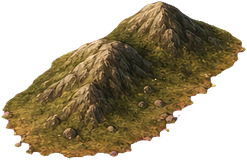
#> input picture assets/painted/hills/0.png, 247 x 160 px
$ python -i painted_assets.py   (imports and definitions only)
#> lines starting #> are read from the running program, lines starting #| are printed output that depends on the picture; after the words box and inside, x2 and y2 are one past the last pixel; in counts of white or black regions, pixels touching at a corner belong together
#> further down, picture is the input picture: PIL image 247x160 RGBA; mean R, G, B, A 62.1, 50.2, 26.9, 139.2
"""Prepares art for the painted map (src/Graphics/PaintedMap.cs) from generated images.

Input folder (as written by generate_painted.py):
  tex_NAME.png    ground textures: grass, plains, desert, tundra, snow, ocean, shallow, swamp, floor, and optionally
                  forest, hills, mountains, jungle (a terrain's own ground)
  SET.png         sprite sheets on flat magenta: trees, jungle (jungle_green.png wins), hills, mountains
  unit_*.png, res_*.png, hut.png, fortress.png, town.png, walls.png, mine.png (optional)
                  single objects on flat magenta, for the 4x sprite set (painted_set.py)
  ui_grain.png, ui_stone.png, ui_slate.png
                  interface textures, for the 4x sprite set

Output folder (copy it to the game's hd/painted):
  ground/NAME.png   textures made to repeat without seams, 512x512
  SET/N.png         each sprite cut from its sheet, with the magenta keyed out
  objects/NAME.png  each single object, keyed out and trimmed
  ui/NAME.png       interface textures made to repeat without seams, 1024x1024

Usage: python3 painted_assets.py INPUT_DIR OUTPUT_DIR
"""

import os
import sys
import numpy as np
from PIL import Image
from scipy import ndimage

import style

# forest, hills, mountains and jungle are optional: with them each of those terrains has its own ground
TEXTURES = ['grass', 'plains', 'desert', 'tundra', 'snow', 'ocean', 'shallow', 'swamp', 'floor', 'forest', 'hills', 'mountains', 'jungle']
SETS = ['trees', 'jungle', 'hills', 'mountains']
TEXTURE_SIZE = 512


def key_out(image):
    """RGBA float array: alpha from the magenta colour key, magenta spill removed."""
    a = np.asarray(image.convert('RGB'), dtype=np.float64)
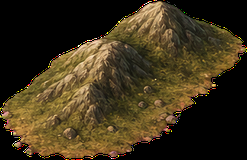
#> a: shape (160, 247, 3) float64; mean R, G, B 62.1, 50.2, 26.9
    r, g, b = a[..., 0], a[..., 1], a[..., 2]
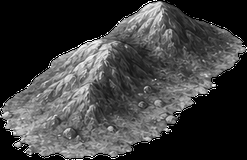
#> r: shape (160, 247) float64; min 0, max 255, mean 62.1
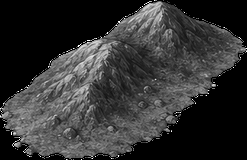
#> g: shape (160, 247) float64; min 0, max 255, mean 50.2
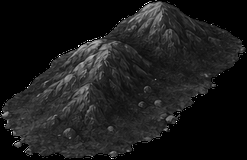
#> b: shape (160, 247) float64; min 0, max 255, mean 26.9
    key = np.minimum(r, b) - g                       # about 255 on the background, low on the art
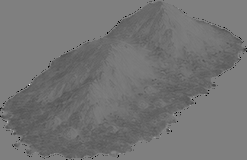
#> key: shape (160, 247) float64; min -255, max 255, mean -23.3; drawn with min black and max white
    alpha = ndimage.grey_erosion(np.clip((150 - key) / 110, 0, 1), size=(3, 3))
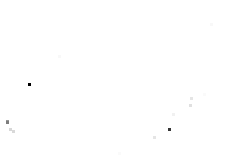
#> alpha: shape (160, 247) float64; min 0, max 1, mean 0.999
    # red and blue may not both exceed green by more than the art itself does
    spill = np.clip(np.minimum(r, b) - g - 4, 0, None)
    a = a.copy()
    a[..., 0] -= spill
#> a: shape (160, 247, 3) float64; 0.19% of pixels changed, all inside (x1, y1, x2, y2) = (3, 2, 245, 155)
    a[..., 2] -= spill
#> a: shape (160, 247, 3) float64; mean R, G, B 62.1, 50.2, 26.9
    return np.concatenate([np.clip(a, 0, 255), alpha[..., None] * 255], -1)


# [13 lines left out: function cut_sprites, not called in this run]


def cut_object(image, size=256):
    """A single object on flat magenta: its parts (blobs at least 2% of the largest), trimmed, at most `size` pixels."""
    rgba = key_out(image)
    labels, n = ndimage.label(rgba[..., 3] > 128)
#> labels: shape (160, 247) int32; values 0 (black) and 1 (white), 99.9% white; black in thin lines or dots, all inside (x1, y1, x2, y2) = (6, 83, 171, 131)
#> n = 1
    if n == 0:
        return None
    areas = ndimage.sum(np.ones(labels.shape), labels, range(1, n + 1))
#> areas = [39493]
    keep = np.isin(labels, [i + 1 for i, area in enumerate(areas) if area >= areas.max() * 0.02])
    keep = ndimage.binary_dilation(keep, iterations=3)
#> keep: shape (160, 247) bool; every value is 1
    rgba[..., 3] *= keep
    ys, xs = np.nonzero(rgba[..., 3] > 8)
    img = Image.fromarray(np.rint(rgba[ys.min():ys.max() + 1, xs.min():xs.max() + 1]).astype(np.uint8), 'RGBA')
    k = size / max(img.size)
#> k = 1.04
    if k < 1:
        img = img.resize((max(1, round(img.width * k)), max(1, round(img.height * k))), Image.LANCZOS)
    return img


# [63 lines left out: functions river_strip, main, not called in this run]


# [2 lines not run here, left out]

>>> from PIL import Image
>>> picture = Image.open('../../assets/painted/hills/0.png')
>>> result = cut_object(picture)

$ run again, on assets/painted/hills/4.png
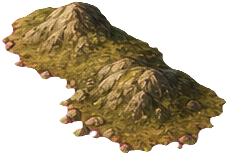
#> input picture assets/painted/hills/4.png, 228 x 155 px
#> picture is the input picture: PIL image 228x155 RGBA; mean R, G, B, A 70, 54.1, 32.8, 129.7
#> in key_out, `r, g, b = a[..., 0], a[..., 1], a[..., 2]`:
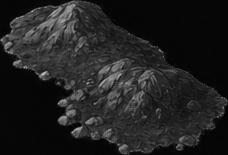
#> b: shape (155, 228) float64; min 4, max 187, mean 32.8
#> in key_out, `key = np.minimum(r, b) - g`:
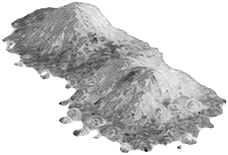
#> key: shape (155, 228) float64; min -122, max 4, mean -21.47; drawn with min black and max white
#> alpha: shape (155, 228) float64; every value is 1
#> spill: shape (155, 228) float64; every value is 0
#> labels: shape (155, 228) int32; every value is 1
#> n = 1
#> areas = [35340]
#> keep: shape (155, 228) bool; every value is 1

$ run again, on assets/painted/hills/5.png
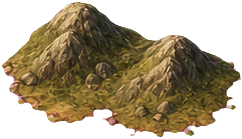
#> input picture assets/painted/hills/5.png, 242 x 139 px
#> picture is the input picture: PIL image 242x139 RGBA; mean R, G, B, A 74.8, 58.7, 36.1, 150.2
#> in key_out, `r, g, b = a[..., 0], a[..., 1], a[..., 2]`:
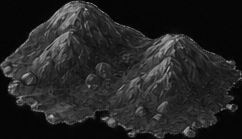
#> b: shape (139, 242) float64; min 4, max 190, mean 36.1
#> in key_out, `key = np.minimum(r, b) - g`:
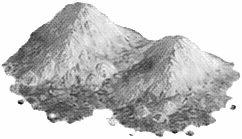
#> key: shape (139, 242) float64; min -113, max 4, mean -22.72; drawn with min black and max white
#> alpha: shape (139, 242) float64; every value is 1
#> spill: shape (139, 242) float64; every value is 0
#> labels: shape (139, 242) int32; every value is 1
#> n = 1
#> areas = [33638]
#> keep: shape (139, 242) bool; every value is 1
